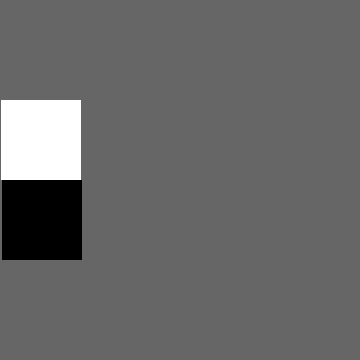
Frame 1 (no input)
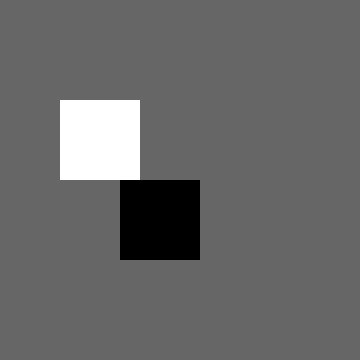
Frame 60 (the mouse pressed at the canvas centre just before this capture)
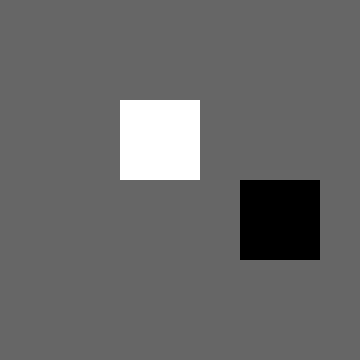
Frame 120 (the mouse held since frame 60 and released just before this capture)

The Processing sketch that drew these frames (run headless with seeded random() and noise(); from frame 60 on, the mouse is pressed at the canvas centre):

// Processing sketch: TranslateExample
// ── TranslateExample.pde
/**
 * TranslateExample mod from Proc Examples/Basics/transform/translate 
 * 
 * translate(hor,vert) resets coord frame (0,0) to
 * the x,y params.
 * The translate() function allows objects to be moved
 * to any location within the window. The first parameter
 * sets the x-axis offset and the second parameter sets the
 * y-axis offset from the native (0,0) -- reset each loop?
 */
 
float i, j; // no real need for float if all values ints
float dim = 80.0;  // square, 80 px each side

void setup() 
{
  size(360, 360);  // width, height
  noStroke();
  frameRate(20);
}

void draw() 
{
  background(102);  // clears bkgd each loop
  
  i = i + 1;  // gains a little each loop, shifting coord. frame R more and more
 
  if (i > width) // L edge of rect (0,0 of shifted cooord) hits R screen edge
    {
      i = 0;  // was -dim, L edge reset back from L screen edge by dim pixels, so R side is
      // at screen edge; now I start both sq at left edge 0 and transl there too
    } 
  
  translate(i, height/2); // as x value i is updated, ref frame (0,0) shifts right
                  // y value, rect bottom is centered on screen, stays put; i.e.
                  // y (0) reference stays at center line
  fill(255);  // white
  rect(0, -dim, dim, dim); // start dim px L (x) and above (y) center of L edge
  
     // Transforms accumulate (within loop?), so this shifts frame again Rtward
      // Notice how this sq moves twice as fast as the first, it uses the same 
      // parameter for the x-axis shift, adding to 1st shift, so rate *= 2
  translate(i, 0);  // keep y same as above, no added shift
  fill(0); // black
  rect(0, 0, dim, dim); // both squares restart at L edge when x param (i) resets to 0;
        // y corner starts at middle of screen (ht/2)
}
